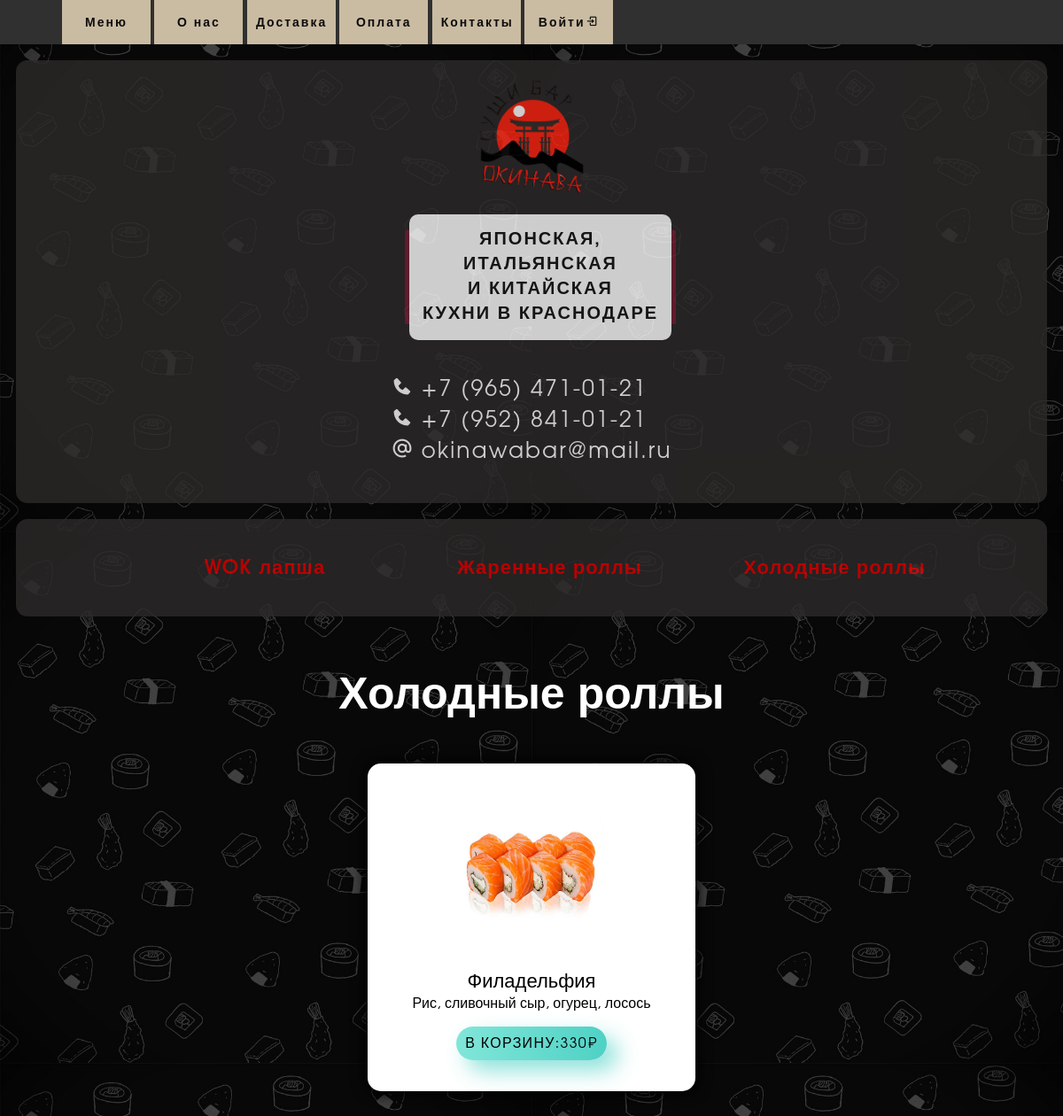
Page /catalog/holodnye-rolly/ on the committed database.
### catalog/models.py (models this page shows, shortened)
class Category(models.Model):
    name = models.CharField(max_length=200, db_index=True, verbose_name='Название')
    slug = models.SlugField(max_length=200, db_index=True, unique=True, verbose_name='Ссылка')
    class Meta:
        ordering = ('name',)
        verbose_name = 'Категория'
        verbose_name_plural = 'Категории'
    def get_absolute_url(self):
        return reverse('catalog:product_list_by_category', args=[self.slug])

class Product(models.Model):
    category = models.ForeignKey(Category, on_delete=models.CASCADE, verbose_name='Категория')
    name = models.CharField(max_length=200, db_index=True, verbose_name='Название')
    slug = models.SlugField(max_length=200, db_index=True, verbose_name='Ссылка')
    image = models.ImageField(upload_to='products/%Y/%m/%d', blank=True, verbose_name='Изображение')
    description = models.TextField(blank=True, verbose_name='Описание')
    price = models.DecimalField(max_digits=10, decimal_places=0, verbose_name='Цена')
    available = models.BooleanField(verbose_name='Наличие')
    modifier_groups = models.ManyToManyField(CatMod, verbose_name='Модификаторы', blank=True)
    created = models.DateTimeField(auto_now_add=True, verbose_name='Создан')
    updated = models.DateTimeField(auto_now=True, verbose_name='Обновлён')
    class Meta:
        ordering = ('name',)
        verbose_name = 'Продукт'
        verbose_name_plural = 'Продукты'
        index_together = (('id', 'slug'),)

### catalog/views.py (the view)
# urls.py: path('<slug:category_slug>/', views.product_list, name='product_list_by_category'),
def product_list(request, category_slug=None):
    category = None
    categories = Category.objects.all()
    products = Product.objects.filter(available=True)
    if category_slug:
        category = get_object_or_404(Category, slug=category_slug)
        products = products.filter(category=category)
    return render(request, 'catalog/list.html',
                  {'category': category, 'categories': categories,
                   'products': products,})

### catalog/templates/catalog/list.html
{% extends "main/base.html" %} {% load static %} {% block link %}
<link rel="stylesheet" href="{% static 'main/css/catalog.css' %}">
<link rel="stylesheet" href="{% static 'main/css/users.css' %}">{% endblock %} {% block title %} {% if category %}{{ category.name }}{% else %}Меню{% endif %} {% endblock %} {% block body %}
<header class="header">
    <div class="top">
        <nav class="navbar">
            {% for c in categories %} {% if category.slug == c.slug %} {% endif %}
            </br><button><a href="{{ c.get_absolute_url }}">{{ c.name }} </a></button> {% endfor %}
        </nav>
    </div>
</header>
<div class="catalog-content">
    <div class="catalog-content">
        <h1>{% if category %}{{ category.name }}{% else %} Меню{% endif %}</h1>
    </div>
    {% for product in products %}
    <div class="chapter">
        <img width="90%" height="300px" src="{% if product.image %}{{ product.image.url }}{% else %}{% static 'catalog/img/no_image.png' %}{% endif %}"></a>
        <h1>{{ product.name }}</h1>
        <p> {{ product.description|linebreaks }}</p>
        <button class="login"><p> В корзину:{{ product.price }}₽</p></button>
    </div>
    {% endfor %}
</div>
{% endblock %}

### main/static/main/css/catalog.css (style rules this page uses)
.catalog-content { display: flex; width: 97%; padding: 20px 10%; margin: 1.5%; margin-top: 0; border-radius: 13px; z-index: 100; color: rgb(255, 255, 255); font-size: 25px; text-align: center; justify-content: center; line-height: 1.3; flex-wrap: wrap; }
.chapter { display:flex; background: white; margin: 10px; border-radius: 15px; width: 370px; height: 370px; text-align: center; transition: 1s ease; box-shadow: 0px 0px 15px 3px black; padding: 0 25px 20px 25px; overflow: hidden; flex-direction: column; align-content: center; align-items: center; justify-content: space-around; }
.chapter img { position: relative; top:10px; border-radius: 10px; margin: 0; width: 250px; height: 250px; margin: 10px 0 20px 0; overflow: hidden; transition: 1s ease; }
.chapter p { color:rgb(0, 0, 0); font-weight: 500; font-size: 16px; }
.chapter h1 { color:rgb(0, 0, 0); font-weight: 500; font-size: 22px; }

### main/static/main/css/users.css (style rules this page uses)
.login { min-width: 150px; margin: 15px; font-family: 'Nunito', sans-serif; font-size: 22px; text-transform: uppercase; letter-spacing: 1.3px; font-weight: 700; color: #313133; background: #4FD1C5; background: linear-gradient(90deg, rgba(129, 230, 217, 1) 0%, rgba(79, 209, 197, 1) 100%); border: none; border-radius: 1000px; box-shadow: 12px 12px 24px rgba(79, 209, 197, .64); transition: all 0.3s ease-in-out 0s; cursor: pointer; outline: none; position: relative; padding: 10px; }
.login::before { content: ''; border-radius: 1000px; min-width: calc(300px + 12px); min-height: calc(60px + 12px); border: 6px solid #00FFCB; box-shadow: 0 0 60px rgba(0, 255, 203, .64); position: absolute; top: 50%; left: 50%; transform: translate(-50%, -50%); opacity: 0; transition: all .3s ease-in-out 0s; }
.login::after { content: ''; width: 30px; height: 30px; border-radius: 100%; border: 6px solid #00FFCB; position: absolute; z-index: -1; top: 50%; left: 50%; transform: translate(-50%, -50%); animation: ring 1.5s infinite; }

### main/static/main/css/main.css (style rules this page uses)
* { margin: 0; padding: 0; box-sizing: border-box; font-family: Avantgarde, TeX Gyre Adventor, URW Gothic L, sans-serif; }
body { background-image: url("/static/main/img/fon.jpg"); background-size: 50%; background-repeat: repeat; color: white; }
.header { display: flex; background: #2d2a2a; width: 97%; opacity: 0.8; padding: 20px 10%; margin: 1.5%; border-radius: 13px; flex-direction: column; }
.top { width: 100%; display: flex; justify-content: space-between; align-content: center; align-items: center; flex-direction: row; }
.navbar { width: 100%; margin-top: 10px; background: transparent; display: flex; align-items: center; justify-content: space-between; align-content: center; }
.navbar a { justify-content: center; align-items: center; text-decoration: none; margin: 30px 10px; color: #e60000; font-size: 27px; letter-spacing: 2px; transition: .7s ease; }
.navbar button { background: transparent; border: transparent; width: 240px; height: 70px; font-weight: 700; }
@media (max-width: 1200px) { .top { flex-direction: column; } }
@media (max-width: 1200px) { .navbar { margin-top: 0px; } }
@media (max-width: 1200px) { .navbar a { margin: 20px 10px; font-size: 22px; letter-spacing: 1px; } }

### rows in the picture
Category: name "WOK лапша"
Category: name "Жаренные роллы"
Category: name "Холодные роллы"
Product: image (picture), name "Филадельфия", description "Рис, сливочный сыр, огурец, лосось", price "330"
